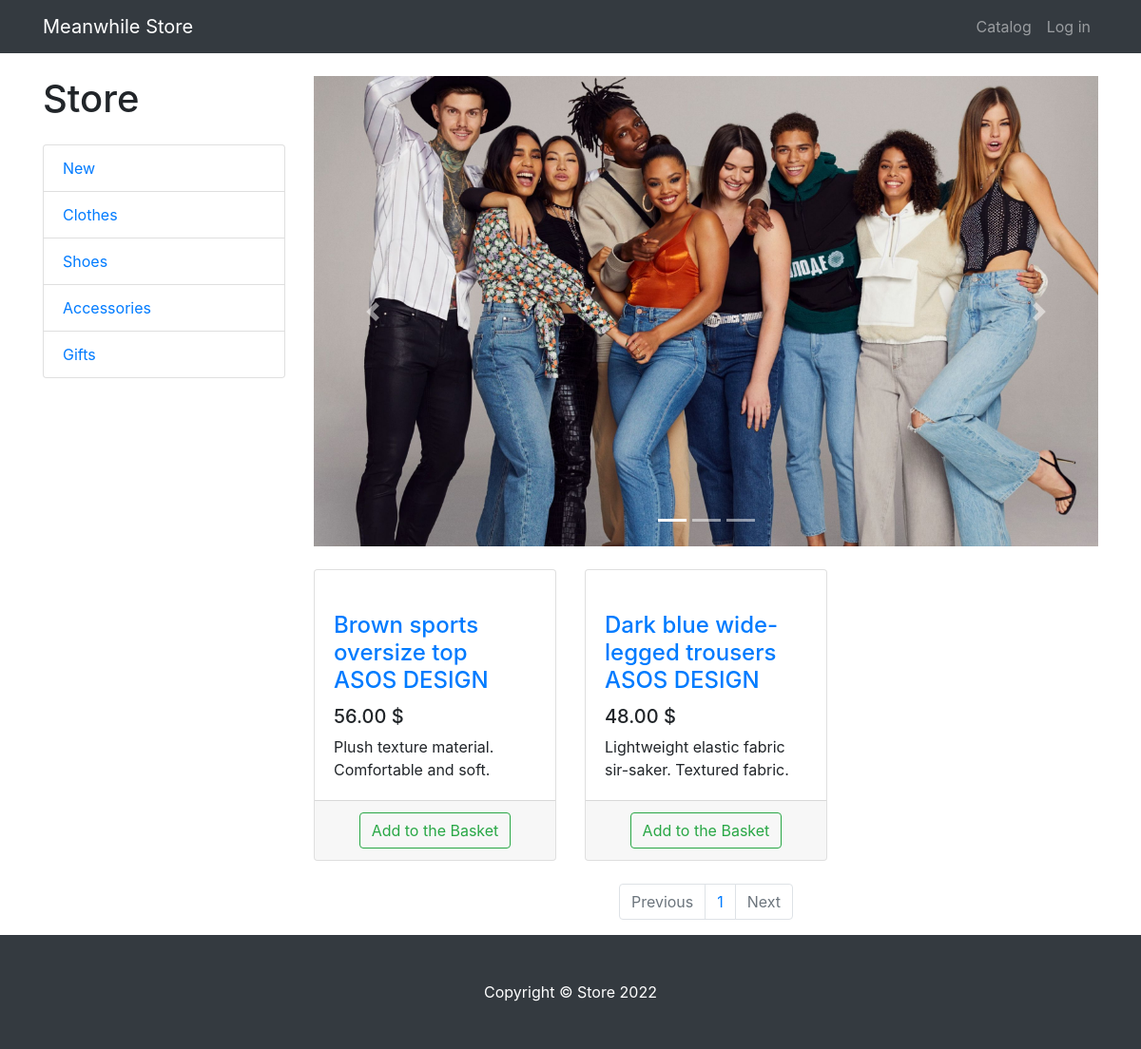
The page /products/1/ on the database its author committed.
### products/models.py (models this page shows, shortened)
class ProductCategory(models.Model):
    name = models.CharField(max_length=64, unique=True)
    description = models.TextField(blank=True)  # =пустой те можно поле оставить пустым или добавить описание
    class Meta:
        verbose_name_plural = 'Product Categories'

class Product(models.Model):
    name = models.CharField(max_length=256)
    image = models.ImageField(upload_to='products_images', blank=True)
    description = models.TextField(blank=True)
    short_description = models.CharField(max_length=64, blank=True)
    price = models.DecimalField(max_digits=8, decimal_places=2, default=0)   # значения до и после запятой
    quantity = models.PositiveIntegerField(default=0)    # positive количество товаров не может быть отриц
    category = models.ForeignKey(ProductCategory, on_delete=models.PROTECT)    # протект - товары останутся при удалении категории

### products/views.py (the view)
# urls.py: path('', products, name='index'),
def products(request, category_id=None, page=1):
    context = {'title': 'Store-Catalog', 'categories': ProductCategory.objects.all()}
    if category_id:
        products = Product.objects.filter(category_id=category_id)
    else:
        products = Product.objects.all()
    paginator = Paginator(products, 3)
    products_paginator = paginator.page(page)
    context.update({'products': products_paginator})
    return render(request, 'products/products.html', context)

### products/templates/products/products.html (shortened to what this page needs)
{% extends 'products/base.html' %}
{% block css %}
    <link href="/static/css/products.css" rel="stylesheet">
{% endblock %}
{% block content %}
    <div class="container">
        <div class="row">
            <div class="col-lg-3">
                <h1 class="my-4">Store</h1>
                <div class="list-group">
                    {% for category in categories %}
                         <a href="{% url 'products:category' category.id %}"
                            class="list-group-item">
                             {{ category.name }}
                         </a>
                    {% endfor %}
                </div>
            </div>
            <div class="col-lg-9">
                <div id="carouselExampleIndicators" class="carousel slide my-4" data-ride="carousel">
                    <ol class="carousel-indicators">
                        <li data-target="#carouselExampleIndicators" data-slide-to="0" class="active"></li>
                        <li data-target="#carouselExampleIndicators" data-slide-to="1"></li>
                        <li data-target="#carouselExampleIndicators" data-slide-to="2"></li>
                    </ol>
                    <div class="carousel-inner" role="listbox">
                        <div class="carousel-item active">
                            <img class="d-block img-fluid" src="/static/vendor/img/slides/slide-1.jpg" alt="First slide">
                        </div>
                    </div>
                    <a class="carousel-control-prev" href="#carouselExampleIndicators" role="button" data-slide="prev">
                        <span class="carousel-control-prev-icon" aria-hidden="true"></span>
                    </a>
                    <a class="carousel-control-next" href="#carouselExampleIndicators" role="button" data-slide="next">
                        <span class="carousel-control-next-icon" aria-hidden="true"></span>
                    </a>
                </div>
                <div class="row">
                    {% for product in products %}
                        <div class="col-lg-4 col-md-6 mb-4">
                        <div class="card h-100">
                            <a href="#">
                            </a>
                            <div class="card-body">
                                <h4 class="card-title">
                                    <a href="#">{{ product.name }}</a>
                                </h4>
                                <h5>{{ product.price }} $</h5>
                                <p class="card-text">{{ product.short_description }}</p>
                            </div>
                            <div class="card-footer text-center">
                                <a href="{% url 'products:basket_add' product.id %}">
                                    <button type="button" class="btn btn-outline-success">
                                        Add to the Basket
                                    </button>
                                </a>
                            </div>
                        </div>
                    </div>
                    {% endfor %}
                </div>
                <nav aria-label="Page navigation example">
                    <ul class="pagination justify-content-center">
                        <li class="page-item {% if not products.has_previous %} disabled {% endif %}">
                            <a class="page-link"
                               href="{% if products.has_previous %} {% url 'products:page' products.previous_page_number %} {% else %} # {% endif %}"
                               tabindex="-1" aria-disabled="true">Previous</a>
                        </li>
                        {% for page in products.paginator.page_range %}
                            <li class="page-item">
                                <a class="page-link" href="{% url 'products:page' page %}">
                                    {{ page }}
                                </a>
                            </li>
                        {% endfor %}
                        <li class="page-item {% if not products.has_next %} disabled {% endif %}">
                            <a class="page-link"
                               href="{% if products.has_next %} {% url 'products:page' products.next_page_number %} {% else %} # {% endif %}">
                                Next
                            </a>
                        </li>
                    </ul>
                </nav>
            </div>
        </div>
    </div>
{% endblock %}
{% block footer %}
    <footer class="py-5 bg-dark">
        <div class="container">
            <p class="m-0 text-center text-white">Copyright &copy; Store 2022</p>
        </div>
    </footer>
{% endblock %}

### static/css/products.css (style rules this page uses)
body { padding-top: 56px; }

### rows shown on the page
ProductCategory: name "New"
ProductCategory: name "Clothes"
ProductCategory: name "Shoes"
ProductCategory: name "Accessories"
ProductCategory: name "Gifts"
Product: name "Brown sports oversize top ASOS DESIGN", price "56.00", short_description "Plush texture material. Comfortable and soft."
Product: name "Dark blue wide-legged trousers ASOS DESIGN", price "48.00", short_description "Lightweight elastic fabric sir-saker. Textured fabric."

### other values the page prints
{{ page }} "1"
